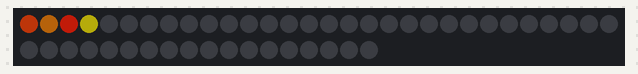
A sketch run on a simulated Arduino Uno, built with avr-gcc and run on an emulated ATmega328P. Parts: 48 RGB LEDs in strip order, left to right, continuing on the next row. Dim RGB values are drawn brighter than linear; random numbers use the default seed unless the sketch sets one.

Above: at 3.06 s.
At 7.14 s:
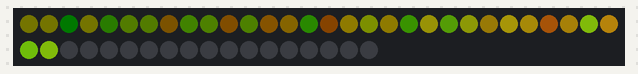
At 12.24 s:
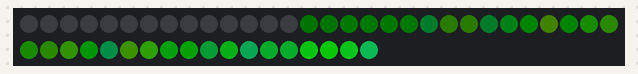
At 21.41 s:
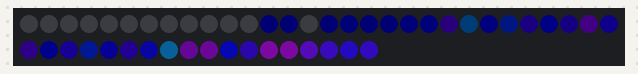
At 30.58 s:
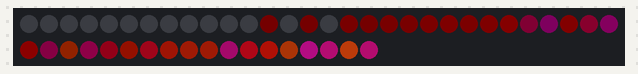
At 39.88 s:
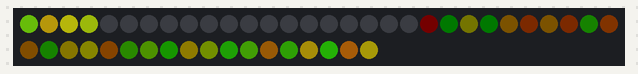

The sketch:

neon_walk.ino
```cpp
#include <FastLED.h>

FASTLED_USING_NAMESPACE

#define DATA_PIN              5
#define LED_TYPE        WS2812B
#define COLOR_ORDER         GRB
#define NUM_POSTS            12 //the number of  posts in the neon walk
#define NUM_LEDS (NUM_POSTS * 4) //4 LEDs per grouping
#define BRIGHTNESS           96
#define FRAMES_PER_SECOND    8

CRGB leds[NUM_LEDS];
uint8_t offset = 0;
uint8_t gHue = 0; // rotating "base color" used by many of the patterns

void setup()
{
  delay(3000); // 3 second delay for recovery

  // tell FastLED about the LED strip configuration
  FastLED.addLeds<LED_TYPE,DATA_PIN,COLOR_ORDER>(leds, NUM_LEDS).setCorrection(TypicalLEDStrip);

  // set master brightness control
  FastLED.setBrightness(BRIGHTNESS);
}

void loop()
{
  //rotator();

  walkAlong(5);

  // send the 'leds' array out to the actual LED strip
  FastLED.show();
  // insert a delay to keep the framerate modest
  FastLED.delay(1000/FRAMES_PER_SECOND);

  EVERY_N_MILLISECONDS( 2 ) { gHue++; } // slowly cycle the "base color" through the rainbow
}

void walkAlong(int timeDelay)
{
  fadeToBlackBy(leds, NUM_LEDS, 100);

  int pos = offset * 4;

  leds[pos] += CHSV( gHue + random8(64), 200, 255);
  leds[pos+1] += CHSV( gHue + random8(64), 200, 255);
  leds[pos+2] +=  CHSV( gHue + random8(64), 200, 255);
  leds[pos+3] +=  CHSV( gHue + random8(64), 200, 255);

  EVERY_N_MILLISECONDS(timeDelay) { offset = (offset + 1) % 12; }
}

void rotator()
{
  fadeToBlackBy(leds, NUM_LEDS, 1000);

  for (int i = 0; i < NUM_POSTS; i++)
  {

    leds[i*4+offset].red = random8(255);
    leds[i*4+offset].green = random8(255);
    leds[i*4+offset].blue = random8(255);
  }

  offset = (offset + 1) % 4;
}
```
